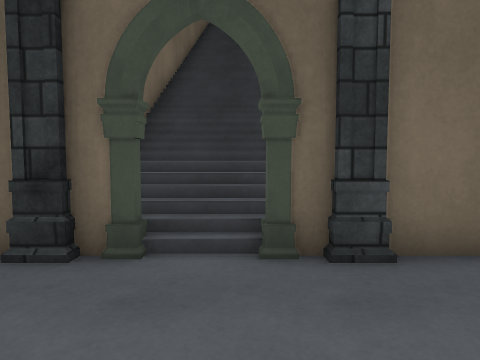
view 1 (above)

14 first-person views from a walk through a Unity game level. The camera is 1.3 m above the floor, tilts 4° down and sees 70° across. The floor is counted in squares, 1 m on a side. Each view is taken from the middle of a square. On the plan, view 1 faces up. The plan holds only what a view shows up to about 15 squares ahead; the rest is blank. The place goes on beyond the plan. Some animated figures are not drawn. Surface patterns are stand-ins for the level's own textures.

view 2
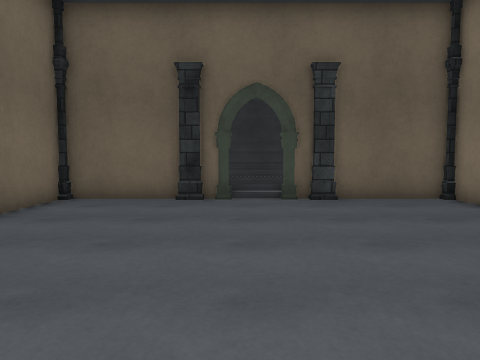

view 3
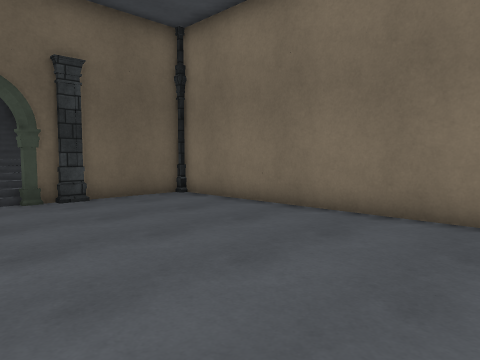

view 4
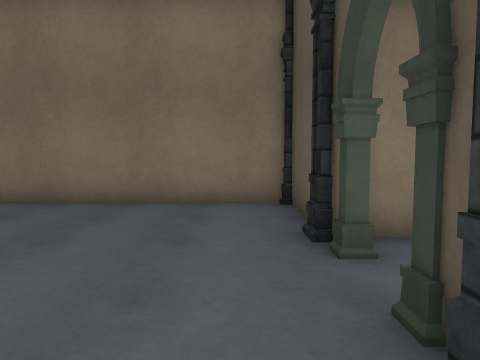

view 5
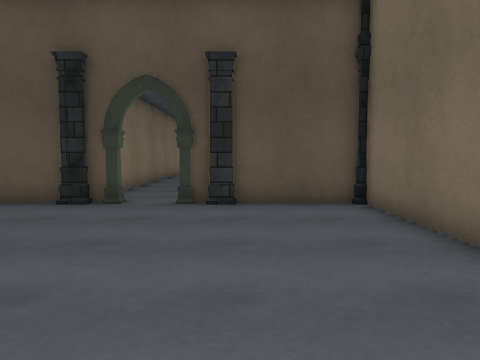

view 6
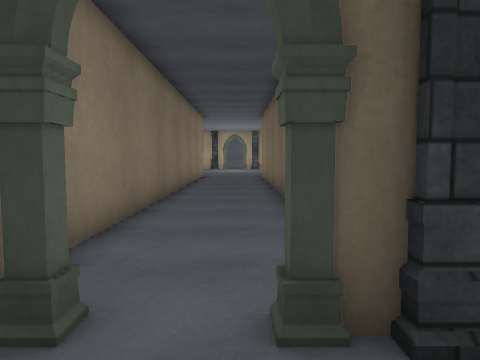

view 7
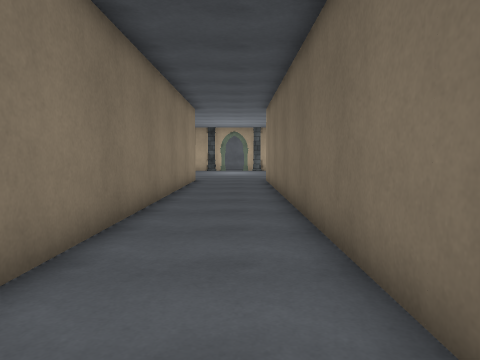

view 8
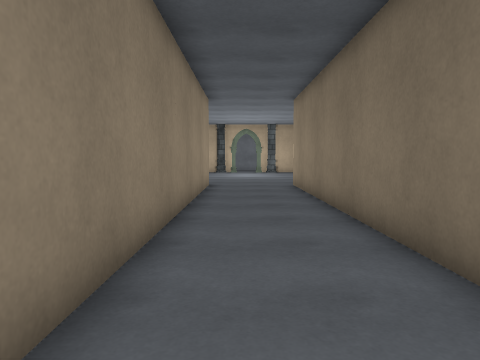

view 9
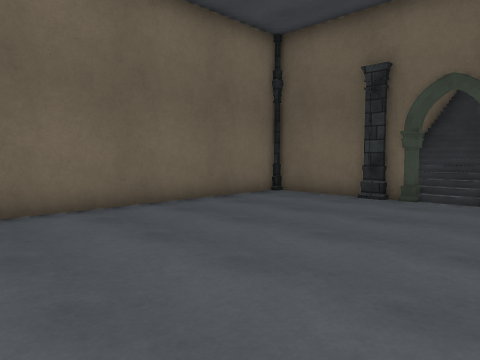

view 10
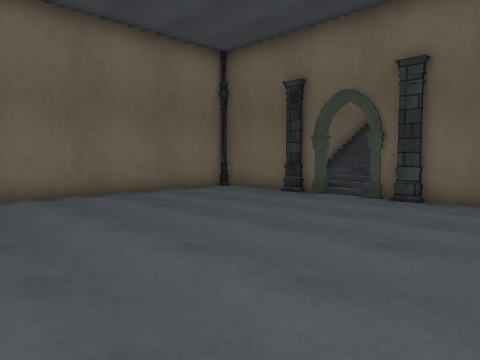

view 11
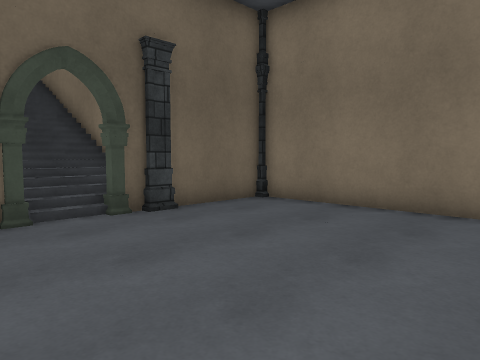

view 12
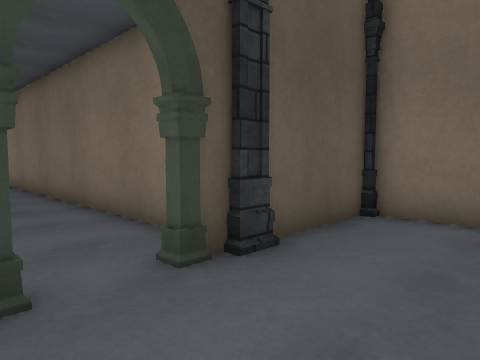

view 13
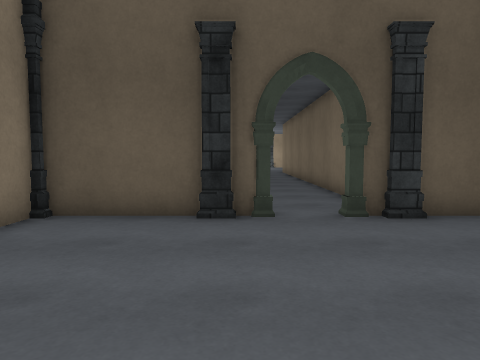

view 14
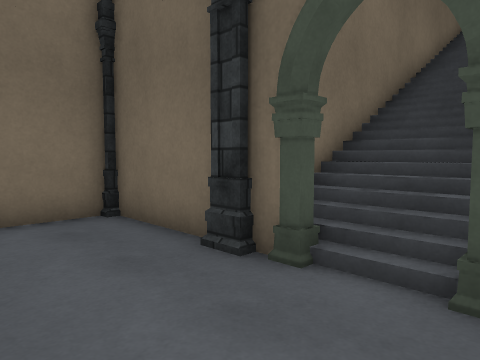

### Floor plan
Points are (right, up) in squares from view 1. A wall is a line through its corners. A room is listed if a view was taken in it or the views show most of it. See-through windows are left out.
Room 1 (views 1, 2, 3, 4, 5, 6, 7, 8, 9, 10, 11, 12, 13, 14)
walls: (1.8, -7.4) (4.5, -7.4); (-2.4, -9.2) (-2.4, -26.5); (5.4, -6.5) (5.4, 3.5); (-5.5, -7.4) (-1.6, -7.4); (-1.6, 4.4) (-5.5, 4.4); (4.5, 4.4) (0.6, 4.4); (-6.4, 3.5) (-6.4, -6.5); (1.4, -26.2) (1.4, -8)
ways out: opening at (-0.5, 5)
objects: pillar (-7, -8) to (-6, -7); pillar (-7, 4) to (-6, 5); pillar (-3, 4); pillar (-2, -7); arch (-1, -8) to (0, -7); arch (-1, 4) to (0, 5); pillar (1, -7) to (2, -7); pillar (1, 4); pillar (5, -8) to (6, -7); pillar (5, 4) to (6, 5)

Where each view was taken, in squares from view 1:
view 1: 0 up, 0 right, facing up
view 2: 6 down, 1 left, facing up
view 3: 6 down, 2 left, facing up-right
view 4: 6 down, 4 left, facing right
view 5: 2 up, 3 left, facing down
view 6: 5 down, 1 left, facing down
view 7: 9 down, 1 left, facing down
view 8: 12 down, 0 right, facing down
view 9: 6 down, 2 right, facing up-left
view 10: 6 down, 5 right, facing up-left
view 11: 3 down, 3 left, facing up-right
view 12: 4 down, 1 right, facing down-left
view 13: 0 up, 1 right, facing down
view 14: 1 up, 1 right, facing up-left
